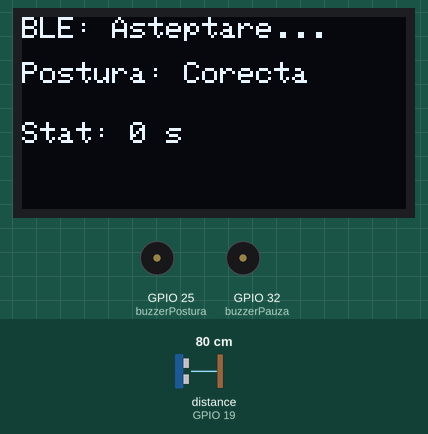
Recording of a program running on a simulated ESP32. Parts: 128×64 one-colour display, buzzer (waves = sounding, pin HIGH). Wiring (inferred from the names in the program): ultrasonic range finder: trigger GPIO 18; echo GPIO 19. The test bench sets the inputs (shaded band); at power-on: distance to the obstacle (sensor on GPIO 19) 80 cm. The echo pulse lasts 58.3 µs per cm; nothing arrives over Bluetooth unless stated; a phone connects over Bluetooth LE 3 s after start; pins used as bus, display or sensor lines are not drawn; what the program prints to the serial monitor is not drawn.

Above: at 1.2 s.
1.3 s: distance to the obstacle (sensor on GPIO 19) set to 2 cm
At 4.1 s:
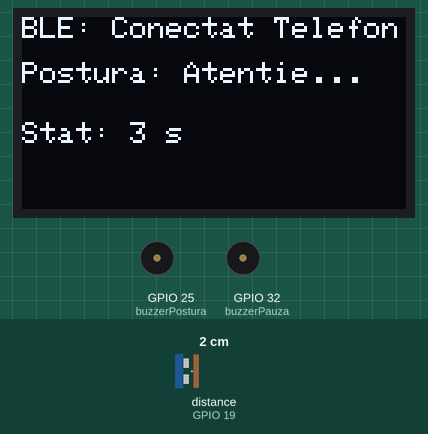
4.3 s: distance to the obstacle (sensor on GPIO 19) set to 60 cm
At 6.2 s:
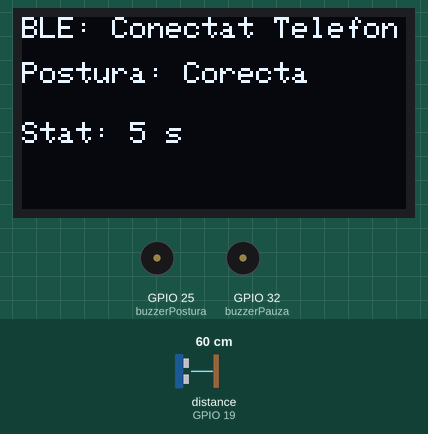
7.3 s: distance to the obstacle (sensor on GPIO 19) set to 120 cm
At 8.8 s:
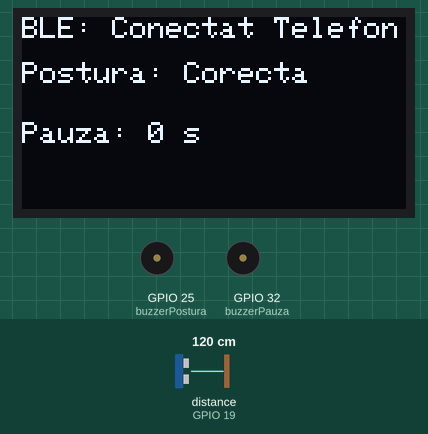
Timing chart, 0 to 19.8 s (numbered marks = the images above; inputs shaded):
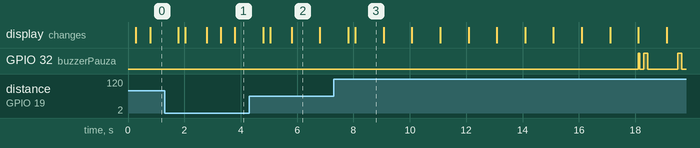

Measured:
- after the input at 1.3 s, the display: first differs from a run without the input after 0.73 s (image 1 shows a later state)
- after the input at 4.3 s, the display: first differs from a run without the input after 0.75 s (image 2 shows a later state)
- after the input at 7.3 s, GPIO 32 (buzzerPauza): goes HIGH 0.04 s, LOW 0.15 s, HIGH 0.15 s, LOW 1.0 s, HIGH 0.15 s, then LOW, starting after 10.8 s; the display: first differs from a run without the input after 0.77 s (image 3)
- what the display in image 3 shows lasts 1.0 s, from 8.1 s to 9.1 s

The program:

main.cpp
```cpp
#include <Arduino.h>
#include <Wire.h>
#include <Adafruit_GFX.h>
#include <Adafruit_SSD1306.h>

// --- LIBRARII PENTRU BLUETOOTH BLE ---
#include <BLEDevice.h>
#include <BLEServer.h>
#include <BLEUtils.h>
#include <BLE2902.h>

#define SCREEN_WIDTH 128
#define SCREEN_HEIGHT 64
Adafruit_SSD1306 display(SCREEN_WIDTH, SCREEN_HEIGHT, &Wire, -1);

// --- PINI ---
const int trigPin1 = 18;
const int echoPin1 = 19;
const int trigPin2 = 26;
const int echoPin2 = 27;

const int buzzerPostura = 25;
const int buzzerPauza = 32;

// --- SETARI SI PRAGURI ---
const int DIST_PREZENTA = 80;
const int DIST_POSTURA = 50;

const unsigned long TIMP_POSTURA_PROASTA = 15000; // 15s postura
const unsigned long TIMP_MAX_STAT = 50000;        // 50s asezat
const unsigned long TIMP_MAX_PAUZA = 10000;       // 10s pauza

// --- VARIABILE DE STARE ---
unsigned long timpInceputStat = 0;
unsigned long timpInceputPauza = 0;
unsigned long timpPosturaProasta = 0;

bool estePeScaun = false;
int distS1 = 0;
int distS2 = 0;
unsigned long ultimaCitireSenzori = 0;

bool alarmaPostura = false;
bool alarmaRidicare = false;
bool alarmaAsezare = false;

// --- VARIABILE PENTRU FILTRU MEDIAN ---
const int NR_MASURATORI = 5;
int istoricS1[NR_MASURATORI] = {999, 999, 999, 999, 999};
int indexS1 = 0;

// --- VARIABILE BLE ---
BLEServer* pServer = NULL;
BLECharacteristic* pCharacteristic = NULL;
bool deviceConnected = false;
bool oldDeviceConnected = false;

// UUID-uri care se potrivesc EXACT cu aplicatia Flutter
#define SERVICE_UUID        "4fafc201-1fb5-459e-8fcc-c5c9c331914b"
#define CHARACTERISTIC_UUID "beb5483e-36e1-4688-b7f5-ea07361b26a8"

class MyServerCallbacks: public BLEServerCallbacks {
    void onConnect(BLEServer* pServer) {
      deviceConnected = true;
    };
    void onDisconnect(BLEServer* pServer) {
      deviceConnected = false;
    }
};

// --- FUNCTIE DE MASURARE ---
int masoaraDistanta(int trigPin, int echoPin) {
  digitalWrite(trigPin, LOW); delayMicroseconds(2);
  digitalWrite(trigPin, HIGH); delayMicroseconds(10);
  digitalWrite(trigPin, LOW);

  long durata = pulseIn(echoPin, HIGH, 30000);
  int dist = durata * 0.034 / 2;

  if(dist == 0 || dist > 400) return 999;
  return dist;
}

// --- FUNCTIE PENTRU FILTRUL MEDIAN ---
int filtreazaZgomotS1(int valoareNoua) {
  istoricS1[indexS1] = valoareNoua;
  indexS1 = (indexS1 + 1) % NR_MASURATORI;

  int copie[NR_MASURATORI];
  for(int i = 0; i < NR_MASURATORI; i++) copie[i] = istoricS1[i];

  for(int i = 0; i < NR_MASURATORI - 1; i++) {
    for(int j = 0; j < NR_MASURATORI - i - 1; j++) {
      if(copie[j] > copie[j+1]) {
        int temp = copie[j];
        copie[j] = copie[j+1];
        copie[j+1] = temp;
      }
    }
  }
  return copie[NR_MASURATORI / 2];
}

void setup() {
  Serial.begin(115200);

  pinMode(trigPin1, OUTPUT); pinMode(echoPin1, INPUT);
  pinMode(trigPin2, OUTPUT); pinMode(echoPin2, INPUT);
  pinMode(buzzerPostura, OUTPUT); pinMode(buzzerPauza, OUTPUT);
  digitalWrite(buzzerPostura, LOW); digitalWrite(buzzerPauza, LOW);

  // --- INITIALIZARE ECRAN ---
  if(!display.begin(SSD1306_SWITCHCAPVCC, 0x3C)) {
    Serial.println(F("EROARE OLED"));
  } else {
    display.clearDisplay();
    display.setTextSize(1);
    display.setTextColor(SSD1306_WHITE);
    display.setCursor(10, 20);
    display.println(F("Sistem Initializat"));
    display.setCursor(10, 40);
    display.println(F("Pornire Bluetooth..."));
    display.display();
  }

  // --- INITIALIZARE BLUETOOTH BLE ---
  BLEDevice::init("ESP32_Postura");
  pServer = BLEDevice::createServer();
  pServer->setCallbacks(new MyServerCallbacks());

  BLEService *pService = pServer->createService(SERVICE_UUID);

  pCharacteristic = pService->createCharacteristic(
                      CHARACTERISTIC_UUID,
                      BLECharacteristic::PROPERTY_READ   |
                      BLECharacteristic::PROPERTY_NOTIFY
                    );

  pCharacteristic->addDescriptor(new BLE2902());
  pService->start();

  BLEAdvertising *pAdvertising = BLEDevice::getAdvertising();
  pAdvertising->addServiceUUID(SERVICE_UUID);
  pAdvertising->setScanResponse(false);
  pAdvertising->setMinPreferred(0x0);
  BLEDevice::startAdvertising();

  Serial.println("Bluetooth pornit! Cauta 'ESP32_Postura' in aplicatie.");
}

void loop() {
  unsigned long timpCurent = millis();

  // CITIM SENZORII DE 4 ORI PE SECUNDA
  if (timpCurent - ultimaCitireSenzori > 250) {
    ultimaCitireSenzori = timpCurent;

    int distS1_brut = masoaraDistanta(trigPin1, echoPin1);
    distS1 = filtreazaZgomotS1(distS1_brut);

    // --- LOGICA DE PREZENTA ---
    if (distS1 < DIST_PREZENTA) {
      if (!estePeScaun) {
        estePeScaun = true;
        timpInceputStat = timpCurent;
      }
      timpInceputPauza = 0;
    } else {
      if (estePeScaun) {
        estePeScaun = false;
        timpInceputPauza = timpCurent;
      }
      timpInceputStat = 0;
    }

    // --- LOGICA DE POSTURA ---
    bool conditiePostura = false;
    if (distS1 < DIST_POSTURA) conditiePostura = true;

    if (conditiePostura && estePeScaun) {
      if (timpPosturaProasta == 0) timpPosturaProasta = timpCurent;
      if (timpCurent - timpPosturaProasta > TIMP_POSTURA_PROASTA) {
        alarmaPostura = true;
      }
    } else {
      timpPosturaProasta = 0;
      alarmaPostura = false;
    }

    // --- LOGICA ALARME TIMP ---
    if (estePeScaun && (timpCurent - timpInceputStat > TIMP_MAX_STAT)) alarmaRidicare = true;
    else alarmaRidicare = false;

    if (!estePeScaun && timpInceputPauza > 0 && (timpCurent - timpInceputPauza > TIMP_MAX_PAUZA)) alarmaAsezare = true;
    else alarmaAsezare = false;

    // --- ACTUALIZARE ECRAN OLED ---
    display.clearDisplay();
    display.setCursor(0, 0);
    display.print(F("BLE: "));
    if (deviceConnected) display.println(F("Conectat Telefon")); else display.println(F("Asteptare..."));

    display.setCursor(0, 15);
    display.print(F("Postura: "));
    if(alarmaPostura) display.println(F("GRESITA!"));
    else if (conditiePostura) display.println(F("Atentie..."));
    else display.println(F("Corecta"));

    display.setCursor(0, 35);
    if (estePeScaun) {
      display.print(F("Stat: ")); display.print((timpCurent - timpInceputStat)/1000); display.println(F(" s"));
      if (alarmaRidicare) { display.setCursor(0, 50); display.println(F("RIDICA-TE!")); }
    } else {
      display.print(F("Pauza: ")); display.print((timpCurent - timpInceputPauza)/1000); display.println(F(" s"));
      if (alarmaAsezare) { display.setCursor(0, 50); display.println(F("LA BIROU!")); }
    }
    display.display();

    // ==========================================
    // --- TRANSMITERE DATE CATRE FLUTTER ---
    // ==========================================
    if (deviceConnected) {
      // Trebuie sa respectam formatul pentru Regex-ul din Flutter:
      // r'Dist: (\d+)cm'   si   r'ASEZAT \((\d+)s\)'

      String mesajBLE = "Dist: " + String(distS1) + "cm | ";

      if (estePeScaun) {
        mesajBLE += "ASEZAT (" + String((timpCurent - timpInceputStat)/1000) + "s) | ";
      } else {
        mesajBLE += "PLECAT (" + String((timpCurent - timpInceputPauza)/1000) + "s) | ";
      }

      if (alarmaPostura || alarmaRidicare) {
        mesajBLE += "POSTURA PROASTA!";
      }
      else if (conditiePostura) {
        mesajBLE += "ATENTIE!";
      }
      else {
        mesajBLE += "OK";
      }

      mesajBLE += "\n";

      pCharacteristic->setValue(mesajBLE.c_str());
      pCharacteristic->notify();
    }
  }

  // --- RECONECTARE BLUETOOTH (Auto-Healing) ---
  if (!deviceConnected && oldDeviceConnected) {
      delay(500);
      pServer->startAdvertising();
      Serial.println("Bluetooth restartat. Astept conexiuni...");
      oldDeviceConnected = deviceConnected;
  }
  if (deviceConnected && !oldDeviceConnected) {
      oldDeviceConnected = deviceConnected;
      Serial.println("Telefon conectat!");
  }

  // --- LOGICA BUZZERELOR ---
  if (alarmaPostura) {
    if ((timpCurent / 100) % 2 == 0) digitalWrite(buzzerPostura, HIGH);
    else digitalWrite(buzzerPostura, LOW);
  } else {
    digitalWrite(buzzerPostura, LOW);
  }

  if (alarmaRidicare) {
    if (timpCurent % 2000 < 500) digitalWrite(buzzerPauza, HIGH);
    else digitalWrite(buzzerPauza, LOW);
  } else if (alarmaAsezare) {
    int ciclu = timpCurent % 1500;
    if (ciclu < 150 || (ciclu > 300 && ciclu < 450)) digitalWrite(buzzerPauza, HIGH);
    else digitalWrite(buzzerPauza, LOW);
  } else {
    digitalWrite(buzzerPauza, LOW);
  }
}
```
